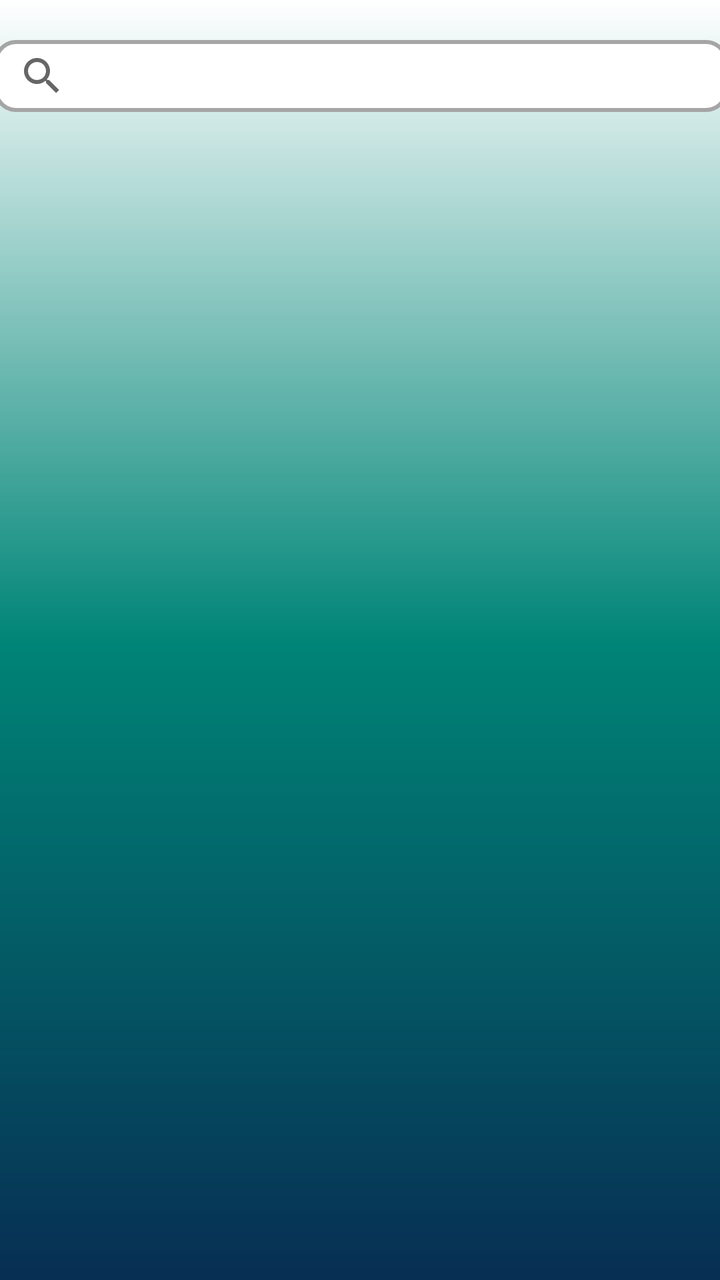
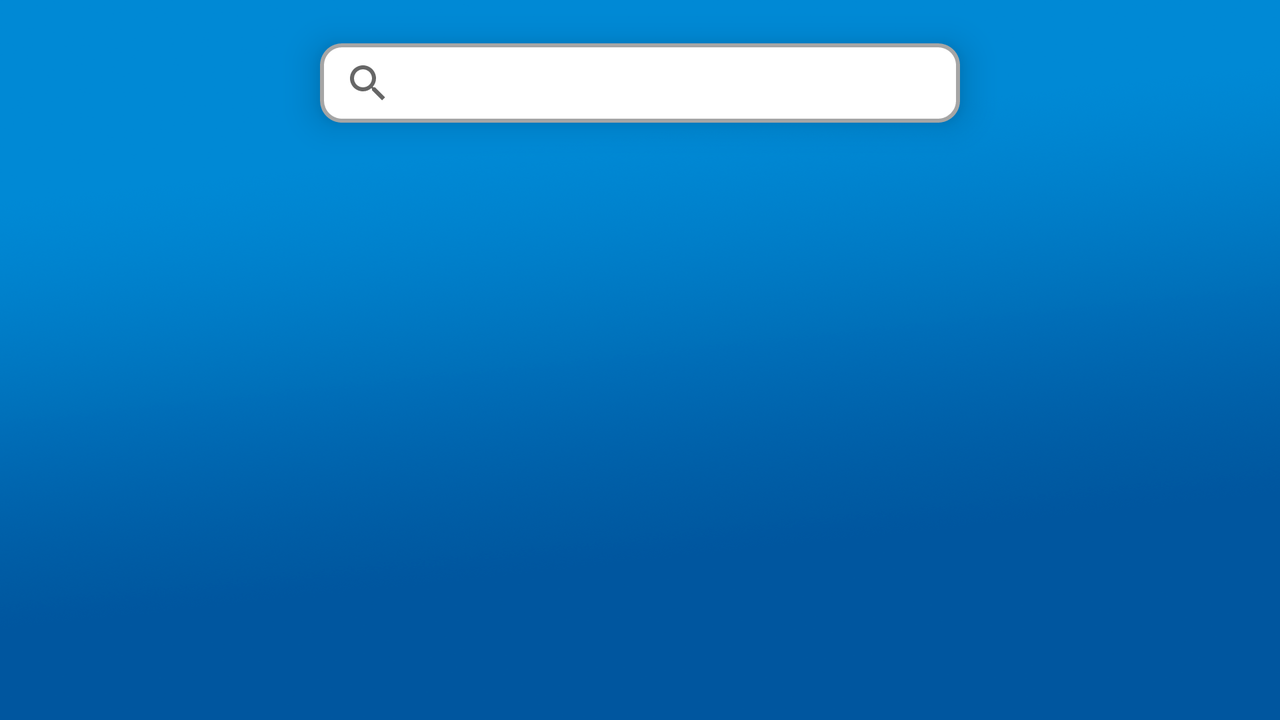

An Android layout and its configuration variant, each rendered on a device that would load it. The default file and the variant file are quoted in full after the pictures.
<!-- AndroidManifest.xml: application theme AppTheme -->
<!-- res/layout/activity_client_search.xml -->
<?xml version="1.0" encoding="utf-8"?>
<androidx.constraintlayout.widget.ConstraintLayout xmlns:android="http://schemas.android.com/apk/res/android"
    xmlns:app="http://schemas.android.com/apk/res-auto"
    xmlns:tools="http://schemas.android.com/tools"
    android:layout_width="match_parent"
    android:background="@drawable/fondo"
    android:layout_height="match_parent"
    tools:context=".ClientSearch">

    <SearchView
        android:id="@+id/svBuscar"
        android:layout_width="367dp"
        android:layout_height="36dp"
        android:layout_marginTop="20dp"
        android:queryHint="Buscar"
        android:background="@drawable/btn_bordeado"
        app:layout_constraintEnd_toEndOf="parent"
        app:layout_constraintStart_toStartOf="parent"
        app:layout_constraintTop_toTopOf="parent" />

    <androidx.recyclerview.widget.RecyclerView
        android:id="@+id/rvListadoClientes"
        android:layout_width="406dp"
        android:layout_height="656dp"
        android:layout_marginStart="10dp"
        android:layout_marginTop="20dp"
        android:layout_marginEnd="10dp"
        app:layout_constraintEnd_toEndOf="parent"
        app:layout_constraintStart_toStartOf="parent"
        app:layout_constraintTop_toBottomOf="@+id/svBuscar" />

</androidx.constraintlayout.widget.ConstraintLayout>
<!-- resources referenced by this layout -->
<resources>
  <!-- drawable btn_bordeado (drawable) -->
  <?xml version="1.0" encoding="utf-8"?>
  <shape xmlns:android="http://schemas.android.com/apk/res/android">
  
      <corners
          android:radius="10dp" />
  
      <solid
          android:color="@color/White"
  
          />
  
      <stroke
          android:dashWidth="5dp"
          android:color="@color/Gray"
  
          android:width="2dp" />/stroke>
  
      <size android:width="120dp" android:height="120dp"></size>
  
  
  
  
  
      <size
          android:width="170dp"
          android:height="40dp" />
  
  </shape>
  <!-- drawable fondo (drawable) -->
  <?xml version="1.0" encoding="utf-8"?>
  <shape xmlns:android="http://schemas.android.com/apk/res/android"
      android:shape="rectangle">
  
      <gradient
  
          android:angle="-180"
          android:centerColor="@color/colorPrimary"
          android:endColor="#072E53"
          android:startColor="@color/White"
          android:type="linear"/>
  
  </shape>
  <!-- from res/values-v23/ -->
  <style name="AppTheme" parent="Theme.MaterialComponents.Light">
          
          <item name="colorPrimary">@color/Blue</item>
          <item name="colorPrimaryDark">@color/Gray</item>
          <item name="colorAccent">@color/colorAccent</item>
          <item name="android:actionBarStyle">@style/MyActionBar</item>
          <item name="android:windowLightStatusBar">true</item>
      </style>
  <color name="White">#FFFFFF</color>
  <color name="Gray">#A5A5A5</color>
  <color name="colorPrimary">#008577</color>
  <color name="Blue">#3F51B5</color>
  <color name="colorAccent">#D81B60</color>
  <style name="MyActionBar" parent="android:Widget.Holo.ActionBar">
          <item name="android:background">@color/backgroundBlue</item>
          <item name="android:titleTextStyle">@style/MyTitleTextStyle</item>
      </style>
  <color name="backgroundBlue">#0288d1</color>
  <style name="MyTitleTextStyle" parent="android:style/TextAppearance.Holo.Widget.ActionBar.Title">
          <item name="android:textColor">@android:color/white</item>
      </style>
</resources>
<!-- res/layout-land/activity_client_search.xml (the repository's variant of the layout above) -->
<!-- drawn on the phone turned sideways -->
<?xml version="1.0" encoding="utf-8"?>
<androidx.constraintlayout.widget.ConstraintLayout xmlns:android="http://schemas.android.com/apk/res/android"
    xmlns:app="http://schemas.android.com/apk/res-auto"
    xmlns:tools="http://schemas.android.com/tools"
    android:layout_width="match_parent"
    android:background="@drawable/fondo_azul"
    android:layout_height="match_parent"
    tools:context=".ClientSearchActivity">

    <SearchView
        android:id="@+id/svBuscar"
        android:layout_width="0dp"
        android:layout_height="0dp"
        android:background="@drawable/btn_bordeado"
        android:elevation="10dp"
        android:queryHint="Buscar"
        app:layout_constraintBottom_toTopOf="@+id/guideline20"
        app:layout_constraintEnd_toStartOf="@+id/guideline14"
        app:layout_constraintStart_toStartOf="@+id/guideline4"
        app:layout_constraintTop_toTopOf="@+id/guideline19" />

    <androidx.recyclerview.widget.RecyclerView
        android:id="@+id/rvListadoClientes"
        android:layout_width="0dp"
        android:layout_height="0dp"
        app:layout_constraintBottom_toTopOf="@+id/guideline33"
        app:layout_constraintEnd_toStartOf="@+id/guideline18"
        app:layout_constraintStart_toStartOf="@+id/guideline"
        app:layout_constraintTop_toTopOf="@+id/guideline21" />

    <androidx.constraintlayout.widget.Guideline
        android:id="@+id/guideline"
        android:layout_width="wrap_content"
        android:layout_height="wrap_content"
        android:orientation="vertical"
        app:layout_constraintGuide_percent="0.05" />

    <androidx.constraintlayout.widget.Guideline
        android:id="@+id/guideline1"
        android:layout_width="wrap_content"
        android:layout_height="wrap_content"
        android:orientation="vertical"
        app:layout_constraintGuide_percent="0.1" />

    <androidx.constraintlayout.widget.Guideline
        android:id="@+id/guideline2"
        android:layout_width="wrap_content"
        android:layout_height="wrap_content"
        android:orientation="vertical"
        app:layout_constraintGuide_percent="0.15" />

    <androidx.constraintlayout.widget.Guideline
        android:id="@+id/guideline3"
        android:layout_width="wrap_content"
        android:layout_height="wrap_content"
        android:orientation="vertical"
        app:layout_constraintGuide_percent="0.2" />

    <androidx.constraintlayout.widget.Guideline
        android:id="@+id/guideline4"
        android:layout_width="wrap_content"
        android:layout_height="wrap_content"
        android:orientation="vertical"
        app:layout_constraintGuide_percent="0.25" />

    <androidx.constraintlayout.widget.Guideline
        android:id="@+id/guideline5"
        android:layout_width="wrap_content"
        android:layout_height="wrap_content"
        android:orientation="vertical"
        app:layout_constraintGuide_percent="0.3" />

    <androidx.constraintlayout.widget.Guideline
        android:id="@+id/guideline6"
        android:layout_width="wrap_content"
        android:layout_height="wrap_content"
        android:orientation="vertical"
        app:layout_constraintGuide_percent="0.35" />

    <androidx.constraintlayout.widget.Guideline
        android:id="@+id/guideline7"
        android:layout_width="wrap_content"
        android:layout_height="wrap_content"
        android:orientation="vertical"
        app:layout_constraintGuide_percent="0.4" />

    <androidx.constraintlayout.widget.Guideline
        android:id="@+id/guideline8"
        android:layout_width="wrap_content"
        android:layout_height="wrap_content"
        android:orientation="vertical"
        app:layout_constraintGuide_percent="0.45" />

    <androidx.constraintlayout.widget.Guideline
        android:id="@+id/guideline9"
        android:layout_width="wrap_content"
        android:layout_height="wrap_content"
        android:orientation="vertical"
        app:layout_constraintGuide_percent="0.5" />

    <androidx.constraintlayout.widget.Guideline
        android:id="@+id/guideline10"
        android:layout_width="wrap_content"
        android:layout_height="wrap_content"
        android:orientation="vertical"
        app:layout_constraintGuide_percent="0.55" />

    <androidx.constraintlayout.widget.Guideline
        android:id="@+id/guideline11"
        android:layout_width="wrap_content"
        android:layout_height="wrap_content"
        android:orientation="vertical"
        app:layout_constraintGuide_percent="0.6" />

    <androidx.constraintlayout.widget.Guideline
        android:id="@+id/guideline12"
        android:layout_width="wrap_content"
        android:layout_height="wrap_content"
        android:orientation="vertical"
        app:layout_constraintGuide_percent="0.65" />

    <androidx.constraintlayout.widget.Guideline
        android:id="@+id/guideline13"
        android:layout_width="wrap_content"
        android:layout_height="wrap_content"
        android:orientation="vertical"
        app:layout_constraintGuide_percent="0.7" />

    <androidx.constraintlayout.widget.Guideline
        android:id="@+id/guideline14"
        android:layout_width="wrap_content"
        android:layout_height="wrap_content"
        android:orientation="vertical"
        app:layout_constraintGuide_percent="0.75" />

    <androidx.constraintlayout.widget.Guideline
        android:id="@+id/guideline15"
        android:layout_width="wrap_content"
        android:layout_height="wrap_content"
        android:orientation="vertical"
        app:layout_constraintGuide_percent="0.8" />

    <androidx.constraintlayout.widget.Guideline
        android:id="@+id/guideline16"
        android:layout_width="wrap_content"
        android:layout_height="wrap_content"
        android:orientation="vertical"
        app:layout_constraintGuide_percent="0.85" />

    <androidx.constraintlayout.widget.Guideline
        android:id="@+id/guideline17"
        android:layout_width="wrap_content"
        android:layout_height="wrap_content"
        android:orientation="vertical"
        app:layout_constraintGuide_percent="0.9" />

    <androidx.constraintlayout.widget.Guideline
        android:id="@+id/guideline18"
        android:layout_width="wrap_content"
        android:layout_height="wrap_content"
        android:orientation="vertical"
        app:layout_constraintGuide_percent="0.95" />

    

    <androidx.constraintlayout.widget.Guideline
        android:id="@+id/guideline19"
        android:layout_width="wrap_content"
        android:layout_height="wrap_content"
        android:orientation="horizontal"
        app:layout_constraintGuide_percent="0.06" />

    <androidx.constraintlayout.widget.Guideline
        android:id="@+id/guideline20"
        android:layout_width="wrap_content"
        android:layout_height="wrap_content"
        android:orientation="horizontal"
        app:layout_constraintGuide_percent="0.17" />

    <androidx.constraintlayout.widget.Guideline
        android:id="@+id/guideline21"
        android:layout_width="wrap_content"
        android:layout_height="wrap_content"
        android:orientation="horizontal"
        app:layout_constraintGuide_percent="0.18" />

    <androidx.constraintlayout.widget.Guideline
        android:id="@+id/guideline22"
        android:layout_width="wrap_content"
        android:layout_height="wrap_content"
        android:orientation="horizontal"
        app:layout_constraintGuide_percent="0.24" />

    <androidx.constraintlayout.widget.Guideline
        android:id="@+id/guideline23"
        android:layout_width="wrap_content"
        android:layout_height="wrap_content"
        android:orientation="horizontal"
        app:layout_constraintGuide_percent="0.30" />

    <androidx.constraintlayout.widget.Guideline
        android:id="@+id/guideline24"
        android:layout_width="wrap_content"
        android:layout_height="wrap_content"
        android:orientation="horizontal"
        app:layout_constraintGuide_percent="0.36" />

    <androidx.constraintlayout.widget.Guideline
        android:id="@+id/guideline25"
        android:layout_width="wrap_content"
        android:layout_height="wrap_content"
        android:orientation="horizontal"
        app:layout_constraintGuide_percent="0.42" />

    <androidx.constraintlayout.widget.Guideline
        android:id="@+id/guideline26"
        android:layout_width="wrap_content"
        android:layout_height="wrap_content"
        android:orientation="horizontal"
        app:layout_constraintGuide_percent="0.48" />

    <androidx.constraintlayout.widget.Guideline
        android:id="@+id/guideline27"
        android:layout_width="wrap_content"
        android:layout_height="wrap_content"
        android:orientation="horizontal"
        app:layout_constraintGuide_percent="0.54" />

    <androidx.constraintlayout.widget.Guideline
        android:id="@+id/guideline28"
        android:layout_width="wrap_content"
        android:layout_height="wrap_content"
        android:orientation="horizontal"
        app:layout_constraintGuide_percent="0.60" />

    <androidx.constraintlayout.widget.Guideline
        android:id="@+id/guideline29"
        android:layout_width="wrap_content"
        android:layout_height="wrap_content"
        android:orientation="horizontal"
        app:layout_constraintGuide_percent="0.66" />

    <androidx.constraintlayout.widget.Guideline
        android:id="@+id/guideline30"
        android:layout_width="wrap_content"
        android:layout_height="wrap_content"
        android:orientation="horizontal"
        app:layout_constraintGuide_percent="0.72" />

    <androidx.constraintlayout.widget.Guideline
        android:id="@+id/guideline31"
        android:layout_width="wrap_content"
        android:layout_height="wrap_content"
        android:orientation="horizontal"
        app:layout_constraintGuide_percent="0.78" />

    <androidx.constraintlayout.widget.Guideline
        android:id="@+id/guideline32"
        android:layout_width="wrap_content"
        android:layout_height="wrap_content"
        android:orientation="horizontal"
        app:layout_constraintGuide_percent="0.84" />

    <androidx.constraintlayout.widget.Guideline
        android:id="@+id/guideline33"
        android:layout_width="wrap_content"
        android:layout_height="wrap_content"
        android:orientation="horizontal"
        app:layout_constraintGuide_percent="0.90" />

</androidx.constraintlayout.widget.ConstraintLayout>
<!-- resources referenced by the variant -->
<!-- as the phone turned sideways resolves them -->
<resources>
  <!-- drawable btn_bordeado (drawable) -->
  <?xml version="1.0" encoding="utf-8"?>
  <shape xmlns:android="http://schemas.android.com/apk/res/android">
  
      <corners
          android:radius="10dp" />
  
      <solid
          android:color="@color/White"
  
          />
  
      <stroke
          android:dashWidth="5dp"
          android:color="@color/Gray"
  
          android:width="2dp" />/stroke>
  
      <size android:width="120dp" android:height="120dp"></size>
  
  
  
  
  
      <size
          android:width="170dp"
          android:height="40dp" />
  
  </shape>
  <!-- drawable fondo_azul: png bitmap (drawable-xxhdpi, 646350 bytes) -->
  <!-- from res/values-v23/ -->
  <style name="AppTheme" parent="Theme.MaterialComponents.Light">
          
          <item name="colorPrimary">@color/Blue</item>
          <item name="colorPrimaryDark">@color/Gray</item>
          <item name="colorAccent">@color/colorAccent</item>
          <item name="android:actionBarStyle">@style/MyActionBar</item>
          <item name="android:windowLightStatusBar">true</item>
      </style>
  <color name="White">#FFFFFF</color>
  <color name="Gray">#A5A5A5</color>
  <color name="Blue">#3F51B5</color>
  <color name="colorAccent">#D81B60</color>
  <style name="MyActionBar" parent="android:Widget.Holo.ActionBar">
          <item name="android:background">@color/backgroundBlue</item>
          <item name="android:titleTextStyle">@style/MyTitleTextStyle</item>
      </style>
  <color name="backgroundBlue">#0288d1</color>
  <style name="MyTitleTextStyle" parent="android:style/TextAppearance.Holo.Widget.ActionBar.Title">
          <item name="android:textColor">@android:color/white</item>
      </style>
</resources>
